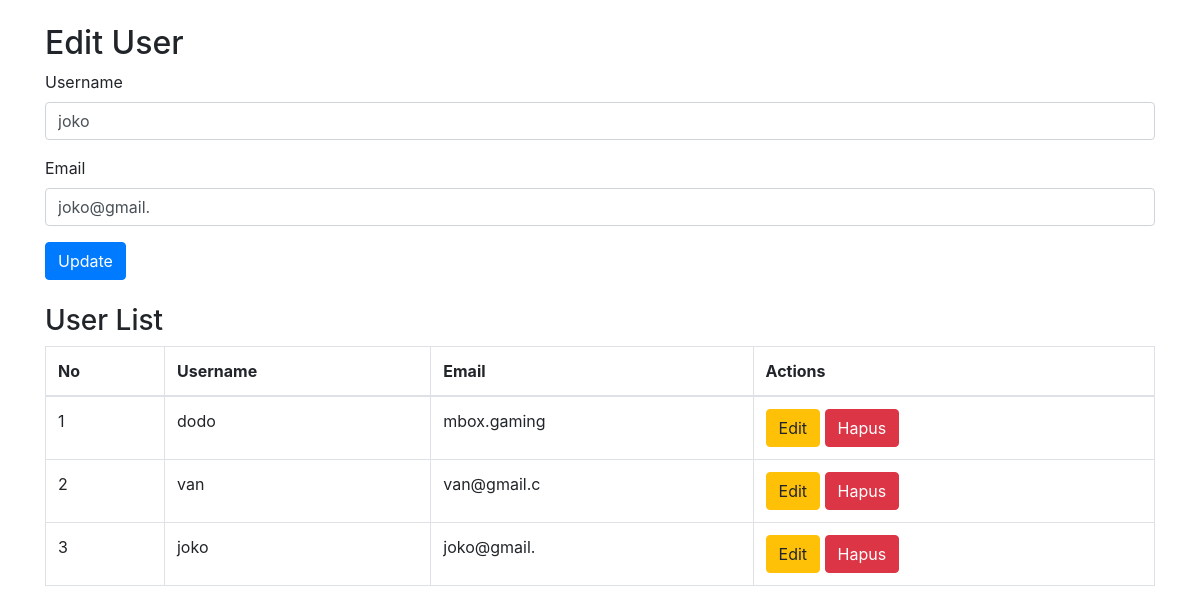
Screenshot of /admin/edit-user.php?user=6 with the database file from the repository.
### tables this page shows
CREATE TABLE `user` (
  `id_user` int(11) NOT NULL,
  `username` varchar(50) NOT NULL,
  `password` varchar(255) NOT NULL,
  `email` varchar(11) NOT NULL,
  `role` enum('admin','super admin') DEFAULT 'admin'
);

### admin/edit-user.php (the view, shortened to what this page needs)
<?php
include '../config/koneksi.php';
if (isset($_GET['user'])) {
    $user_id = mysqli_real_escape_string($koneksi, $_GET['user']);
    $query = "SELECT * FROM user WHERE id_user = '$user_id'";
    $result = mysqli_query($koneksi, $query);
    if ($result && mysqli_num_rows($result) > 0) {
        $user_data = mysqli_fetch_array($result);
    } else {
        die("User not found.");
    }
} else {
    die("No user ID specified.");
}
$sql = "SELECT * FROM user ORDER BY id_user DESC";
$hasil = mysqli_query($koneksi, $sql);
?>
<!DOCTYPE html>
<html lang="en">
<head>
    <link rel="stylesheet" href="https://stackpath.bootstrapcdn.com/bootstrap/4.5.2/css/bootstrap.min.css">
</head>
<body>
    <div class="container mt-4">
        <h2>Edit User</h2>
        <form action="<?php echo htmlspecialchars($_SERVER['PHP_SELF']) . '?user=' . urlencode($user_id); ?>" method="POST">
            <div class="form-group">
                <label for="username">Username</label>
                <input type="text" class="form-control" id="username" name="username" value="<?php echo htmlspecialchars($user_data['username']); ?>" required>
            </div>
            <div class="form-group">
                <label for="email">Email</label>
                <input type="email" class="form-control" id="email" name="email" value="<?php echo htmlspecialchars($user_data['email']); ?>" required>
            </div>
            <button type="submit" class="btn btn-primary">Update</button>
        </form>
        <h3 class="mt-4">User List</h3>
        <table class="table table-bordered">
            <thead>
                <tr>
                    <th>No</th>
                    <th>Username</th>
                    <th>Email</th>
                    <th>Actions</th>
                </tr>
            </thead>
            <tbody>
                <?php
                $no = 0;
                while ($data = mysqli_fetch_array($hasil)) :
                    $no++;
                ?>
                    <tr>
                        <td><?php echo $no; ?></td>
                        <td><?php echo htmlspecialchars($data['username']); ?></td>
                        <td><?php echo htmlspecialchars($data['email']); ?></td>
                        <td>
                        <a href="edit-user.php?user=<?= urlencode($data['id_user']) ?>" class="btn-edit btn btn-warning btn-circle">Edit</a>
                        <a href="hapus-user.php?user=<?= urlencode($data['id_user']) ?>" class="btn-hapus btn btn-danger btn-circle" onclick="return confirm('Anda yakin ingin menghapus produk ini?')">Hapus</a>
                        </td>
                    </tr>
                <?php endwhile; ?>
            </tbody>
        </table>
    </div>
</body>
</html>

### rows the page displays
user: username "joko", email "joko@gmail."
user: username "dodo", email "mbox.gaming"
user: username "van", email "van@gmail.c"
